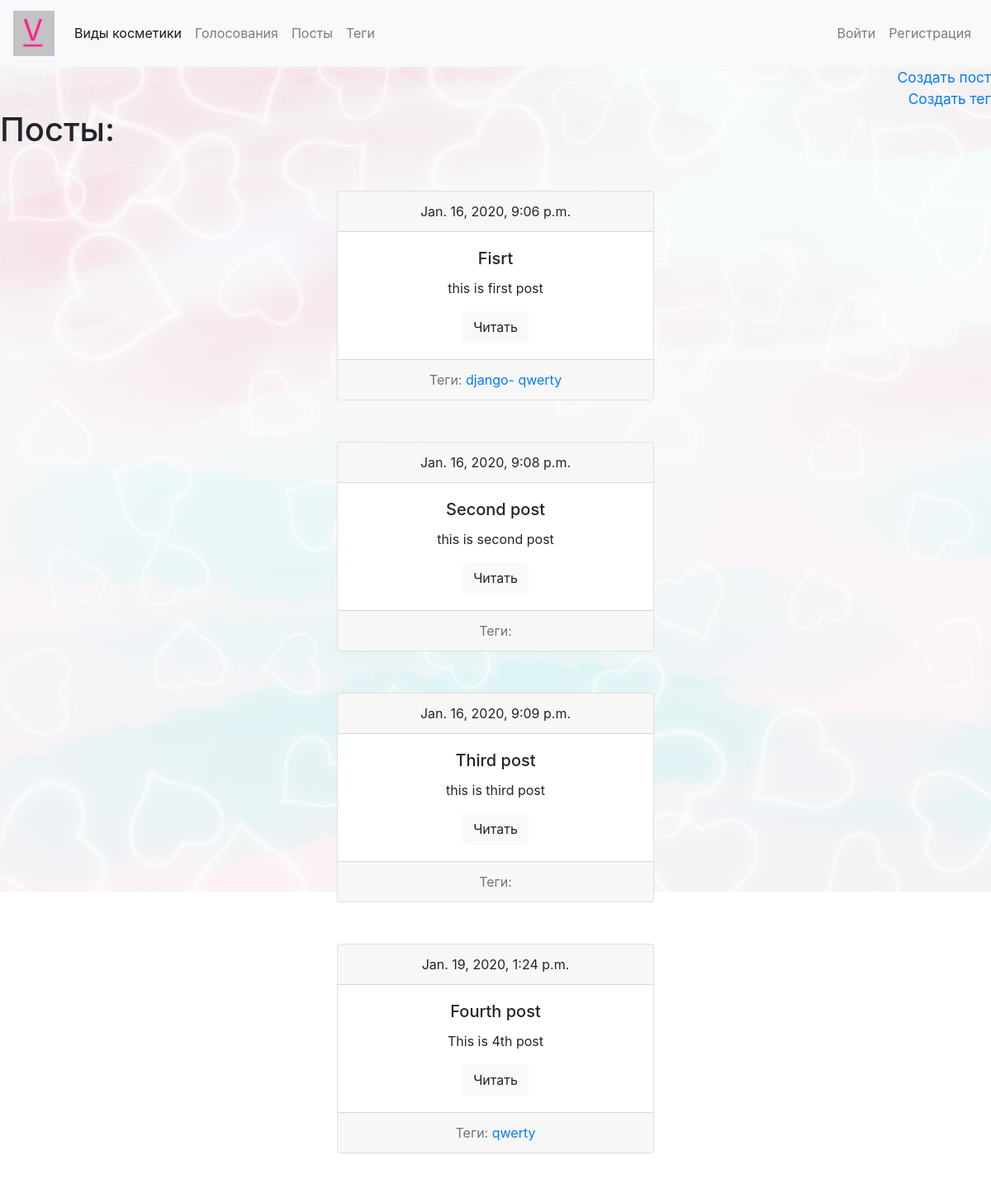
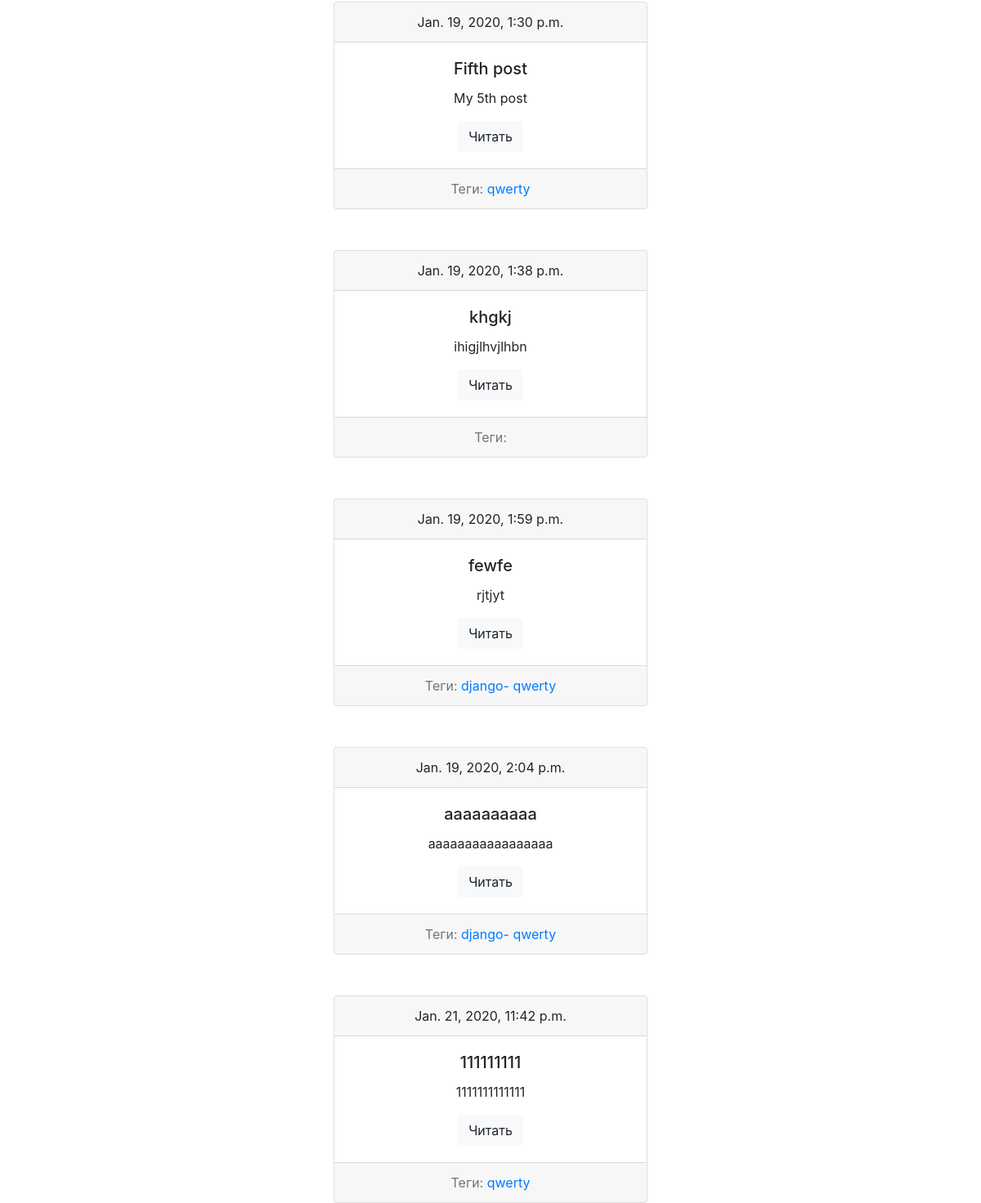
The app's page /posts/, older data (2 pictures, top to bottom).
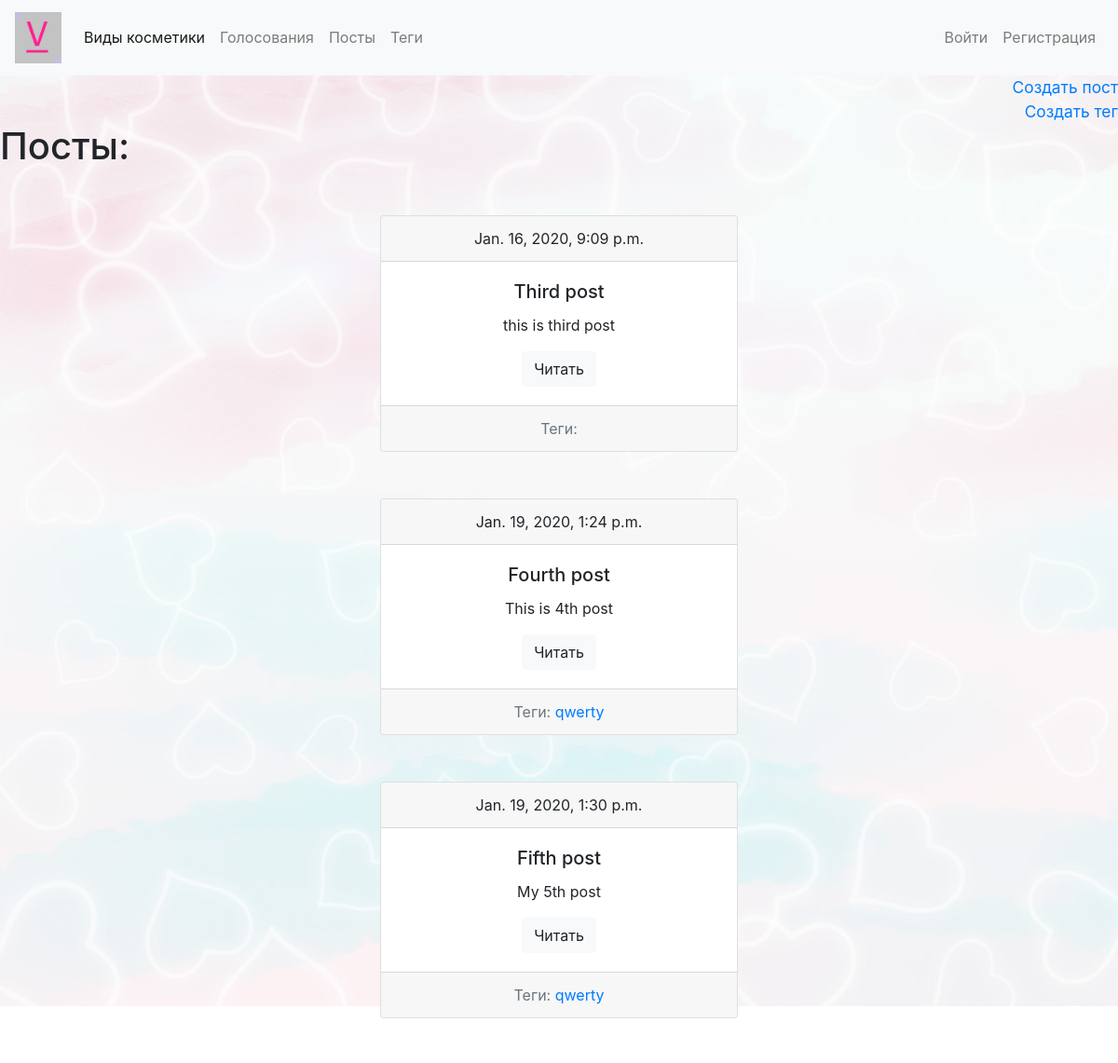
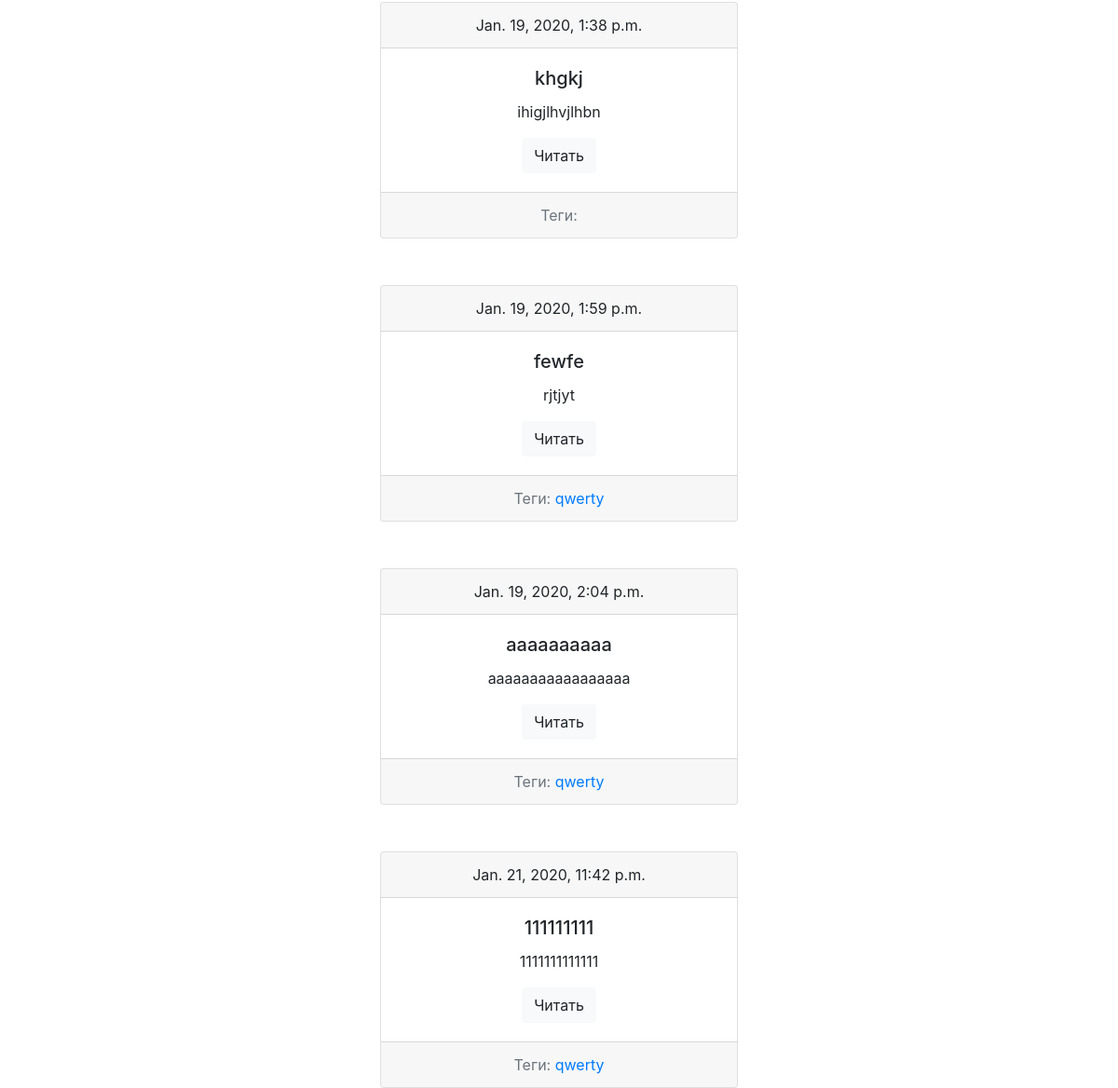
The same page, newer data (2 pictures, top to bottom).
### postapp/models.py (models this page shows, shortened)
class Post(models.Model):
    title = models.CharField(max_length=150, db_index=True)
    slug = models.SlugField(max_length=150,unique=True)
    body = models.TextField(blank=True, db_index=True)
    date_pub = models.DateTimeField(auto_now_add=True)
    tags = models.ManyToManyField('Tag', blank=True, related_name='posts')
    user = models.ForeignKey(User, on_delete=models.CASCADE, default=1)
    def get_absolute_url(self):
        return reverse('postapp:post_detail', kwargs={'slug': self.slug})

class Tag(models.Model):
    title = models.CharField(max_length=50)
    slug = models.SlugField(max_length=50, unique=True)
    user = models.ForeignKey(User, on_delete=models.CASCADE, default=1)
    def get_absolute_url(self):
        return reverse('postapp:tag_detail', kwargs={'slug': self.slug})

### postapp/views.py (the view)
# urls.py: path('', views.posts_list, name='posts_list'),
def posts_list(request):
    posts = Post.objects.all()
    return render(request,'postapp/index.html',context={'posts':posts})

### postapp/templates/postapp/index.html
{% extends 'base.html' %}
{% block content %}
<div style="text-align: right; font-size: 13pt">
<a href="{% url 'postapp:post_create' %}">Создать пост</a>
</div>
<div style="text-align: right; font-size: 13pt">
<a href="{% url 'postapp:tag_create' %}">Создать тег</a>
</div>
<h1 class="mb-5">Посты:</h1>
{% for post in posts %}
    {% include 'postapp/includes/post_card.html' %}
{% endfor %}
{% endblock %}

### postapp/templates/postapp/includes/post_card.html
<div class="card" style="width: 24rem; text-align: center; margin-left: auto; margin-right: auto; margin-top: 50px;">
    <div class="card-header">
        {{ post.date_pub }}
    </div>
    <div class="card-body">
        <h5 class="card-title">{{ post.title }}</h5>
        <p class="card-text">{{post.body|truncatewords:15}}</p>
        <a href="{{ post.get_absolute_url }}" class="btn btn-light">Читать</a>
    </div>
    <div class="card-footer text-muted">
        Теги:
        {% for tag in post.tags.all %}
            <a href="{{tag.get_absolute_url}}">{{tag.title}}</a>
        {% endfor %}
    </div>
</div>

Row changes from the older to the newer data that the page shows:
removed Post: date_pub "Jan. 16, 2020, 9:06 p.m.", title "Fisrt", body "this is first post", Tag (title "qwerty")
removed Tag: title "django-"
removed Post: date_pub "Jan. 16, 2020, 9:08 p.m.", title "Second post", body "this is second post"
